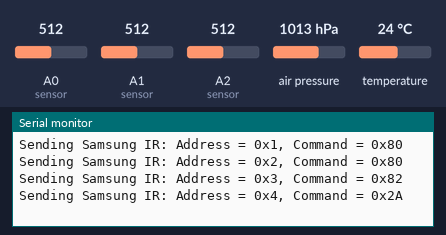
A program run on a simulated Arduino Uno, built with avr-gcc and run on an emulated ATmega328P. Shown: the last lines printed to the serial monitor. The inputs (shaded band) are chosen by the test bench; at power-on: air pressure 1013 hPa, A0 (sensor) = 512, A1 (sensor) = 512, A2 (sensor) = 512, temperature 24 °C.

Above: at 3.6 s.
3.7 s: air pressure set to 975 hPa
At 6.9 s:
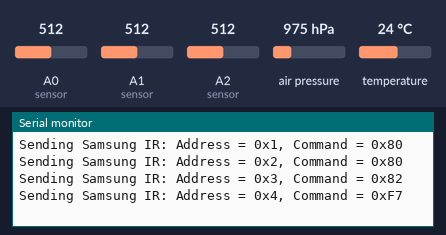
10.7 s: A0 (sensor) set to 716
At 11.53 s:
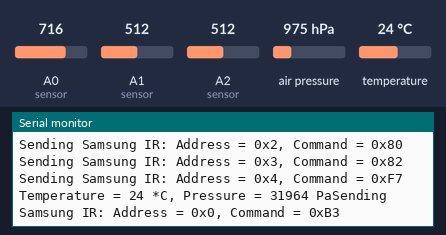
15.7 s: A1 (sensor) set to 716
At 17.39 s:
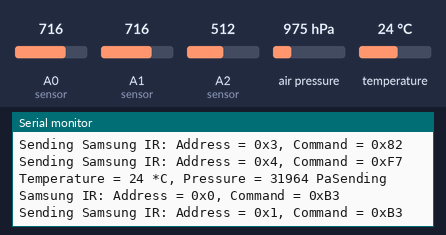
21.6 s: A2 (sensor) set to 306
At 23.26 s:
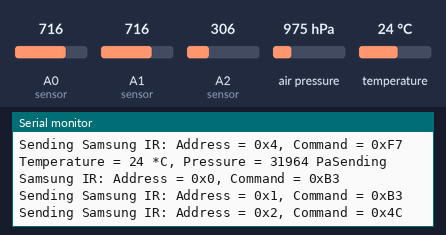
27.4 s: A0 (sensor) set to 992
At 28.61 s:
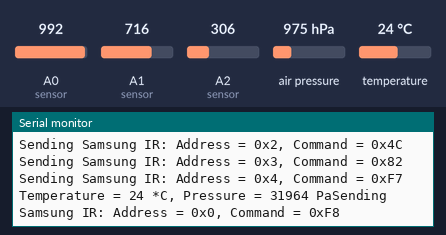
32.8 s: A0 (sensor) set to 306
At 34.31 s:
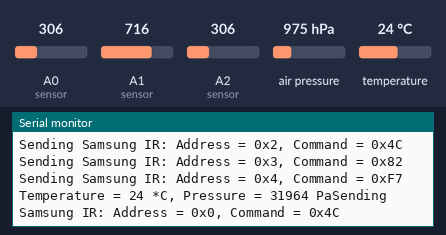
Timing chart, 0 to 35.8 s (numbered marks = the images above; inputs shaded):
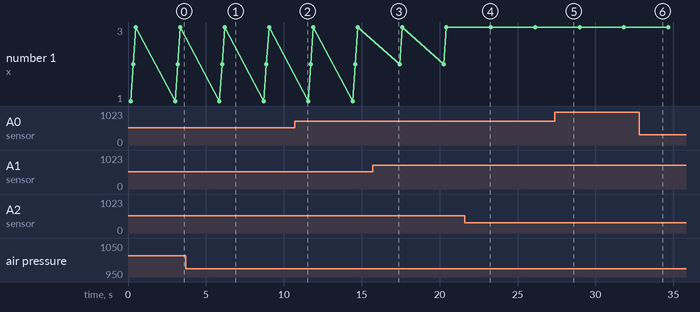

Measured:
- after the input at 3.7 s, the serial monitor: prints a new line after 2.0 s (image 1)
- after the input at 10.7 s, the serial monitor: prints a new line after 0.69 s (image 2)
- after the input at 15.7 s, the serial monitor: prints a new line after 1.6 s (image 3)
- after the input at 21.6 s, the serial monitor: prints a new line after 1.5 s (image 4)
- after the input at 27.4 s, the serial monitor: prints a new line after 1.1 s (image 5)
- after the input at 32.8 s, the serial monitor: prints a new line after 1.4 s (image 6)

The program:

main.cpp
```cpp
#include <IRremote.h>

#include <Wire.h>
#include <SPI.h>
#include <Adafruit_BMP280.h>
#define BMP280_ADDRESS 0x76
Adafruit_BMP280 bmp; // I2C

int IR_SEND_PIN = 3;

const int numberOfSensors = 5;
int sensorData[numberOfSensors];

int Min_Pressure = 30000 ;
int Max_Pressure = 110000 ; //the value in degree celsius
int Min_Temp = -40;
int Max_Temp = 85; //the value in degree celsius

void setup() {
  IrSender.begin(IR_SEND_PIN);
  Serial.begin(115200);

  Serial.println(F("BMP280 test"));
  unsigned status;
  status = bmp.begin(BMP280_ADDRESS);
  if (!status) {
    Serial.println(F("Could not find a valid BMP280 sensor, check wiring or "
                      "try a different address!"));
    Serial.print("SensorID was: 0x"); Serial.println(bmp.sensorID(),16);
    Serial.print("        ID of 0xFF probably means a bad address, a BMP 180 or BMP 085\n");
    Serial.print("   ID of 0x56-0x58 represents a BMP 280,\n");
    Serial.print("        ID of 0x60 represents a BME 280.\n");
    Serial.print("        ID of 0x61 represents a BME 680.\n");
    while (1) delay(10);
  }
    bmp.setSampling(Adafruit_BMP280::MODE_NORMAL,     /* Operating Mode. */
      Adafruit_BMP280::SAMPLING_X2,     /* Temp. oversampling */
      Adafruit_BMP280::SAMPLING_X16,    /* Pressure oversampling */
      Adafruit_BMP280::FILTER_X16,      /* Filtering. */
      Adafruit_BMP280::STANDBY_MS_500); /* Standby time. */
  }

void loop() {
  int temperature = bmp.readTemperature();
  int pressure = bmp.readPressure();
  Serial.print("Temperature = ");
  Serial.print(temperature);
  Serial.print(" *C, Pressure = ");
  Serial.print(pressure);
  Serial.print(" Pa");

  int mq135data  = analogRead(A0); // Read the value from the MQ135 sensor
  int mq6data    = analogRead(A1); // Read the value from the MQ6 sensor
  int mq2data    = analogRead(A2); // Read the value from the MQ2 sensor
  sensorData[0] = mq135data >> 2; // Shift the sensor data to fit into the command
  sensorData[1] = mq6data >> 2;   // Shift the sensor data to fit into the command
  sensorData[2] = mq2data >> 2;   // Shift the sensor data to fit into the command
  sensorData[3] = map(temperature, Min_Temp, Max_Temp, 0, 255); // Map temperature to 0-255 range
  sensorData[4] = map(pressure, Min_Pressure, Max_Pressure, 0, 255); // Map pressure to 0-255 range

  for(int i = 0; i < numberOfSensors; i++)
  {
    uint8_t address = 0x07;  // example address
    uint8_t command = 0x45;  // example command

    address = i ;
    command = sensorData[i]; // Shift the sensor data to fit into the command

    Serial.print("Sending Samsung IR: ");
    Serial.print("Address = 0x");
    Serial.print(address, HEX);
    Serial.print(", Command = 0x");
    Serial.println(command, HEX);
    IrSender.sendSamsung(address, command, 0); // send once
    delay(100); // Delay between sends to avoid flooding the receiver
  }
  delay(2000);
}
```
